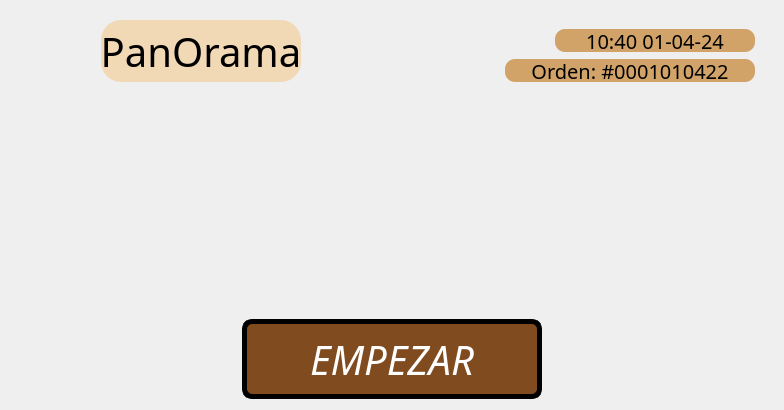
      <widget class="QWidget" name="Inicio">
       <layout class="QVBoxLayout" name="verticalLayout">
        <item>
         <widget class="QWidget" name="widget_2" native="true">
          <property name="minimumSize">
           <size>
            <width>762</width>
            <height>80</height>
           </size>
          </property>
          <property name="maximumSize">
           <size>
            <width>16777215</width>
            <height>80</height>
           </size>
          </property>
          <layout class="QHBoxLayout" name="horizontalLayout_2">
           <item>
            <widget class="QLabel" name="label">
             <property name="minimumSize">
              <size>
               <width>75</width>
               <height>75</height>
              </size>
             </property>
             <property name="maximumSize">
              <size>
               <width>75</width>
               <height>75</height>
              </size>
             </property>
             <property name="text">
              <string/>
             </property>
             <property name="pixmap">
              <pixmap resource="resources/resources.qrc">:/Logo/bitmap.png</pixmap>
             </property>
            </widget>
           </item>
           <item>
            <widget class="QLabel" name="mark_label">
             <property name="minimumSize">
              <size>
               <width>200</width>
               <height>0</height>
              </size>
             </property>
             <property name="maximumSize">
              <size>
               <width>200</width>
               <height>80</height>
              </size>
             </property>
             <property name="font">
              <font>
               <family>Pacifico</family>
               <pointsize>30</pointsize>
               <weight>50</weight>
               <italic>false</italic>
               <bold>false</bold>
               <underline>false</underline>
              </font>
             </property>
             <property name="styleSheet">
              <string notr="true">background-color: rgb(241, 217, 182);
border-radius: 20px;</string>
             </property>
             <property name="text">
              <string>PanOrama</string>
             </property>
             <property name="alignment">
              <set>Qt::AlignCenter</set>
             </property>
            </widget>
           </item>
           <item>
            <spacer name="horizontalSpacer_3">
             <property name="orientation">
              <enum>Qt::Horizontal</enum>
             </property>
             <property name="sizeHint" stdset="0">
              <size>
               <width>40</width>
               <height>20</height>
              </size>
             </property>
            </spacer>
           </item>
           <item alignment="Qt::AlignLeft|Qt::AlignVCenter">
            <widget class="QWidget" name="widget_3" native="true">
             <property name="layoutDirection">
              <enum>Qt::RightToLeft</enum>
             </property>
             <property name="autoFillBackground">
              <bool>false</bool>
             </property>
             <layout class="QVBoxLayout" name="verticalLayout_2">
              <property name="spacing">
               <number>15</number>
              </property>
              <item>
               <widget class="QLabel" name="time_label_0">
                <property name="minimumSize">
                 <size>
                  <width>200</width>
                  <height>23</height>
                 </size>
                </property>
                <property name="maximumSize">
                 <size>
                  <width>200</width>
                  <height>23</height>
                 </size>
                </property>
                <property name="font">
                 <font>
                  <family>Cascadia Mono</family>
                  <pointsize>15</pointsize>
                  <weight>50</weight>
                  <bold>false</bold>
                 </font>
                </property>
                <property name="styleSheet">
                 <string notr="true">background-color: rgb(209, 163, 104);
border-radius: 10px;</string>
                </property>
                <property name="text">
                 <string>10:40 01-04-24</string>
                </property>
                <property name="alignment">
                 <set>Qt::AlignCenter</set>
                </property>
                <property name="margin">
                 <number>0</number>
                </property>
                <property name="indent">
                 <number>5</number>
                </property>
               </widget>
              </item>
              <item>
               <widget class="QLabel" name="order_label_0">
                <property name="minimumSize">
                 <size>
                  <width>250</width>
                  <height>23</height>
                 </size>
                </property>
                <property name="maximumSize">
                 <size>
                  <width>250</width>
                  <height>23</height>
                 </size>
                </property>
                <property name="font">
                 <font>
                  <family>Cascadia Mono</family>
                  <pointsize>15</pointsize>
                 </font>
                </property>
                <property name="styleSheet">
                 <string notr="true">background-color: rgb(209, 163, 104);
border-radius: 10px;</string>
                </property>
                <property name="text">
                 <string>Orden: #0001010422</string>
                </property>
                <property name="alignment">
                 <set>Qt::AlignCenter</set>
                </property>
               </widget>
              </item>
             </layout>
            </widget>
           </item>
          </layout>
         </widget>
        </item>
        <item>
         <widget class="QWidget" name="widget" native="true">
          <layout class="QHBoxLayout" name="horizontalLayout_3">
           <property name="leftMargin">
            <number>0</number>
           </property>
           <property name="topMargin">
            <number>0</number>
           </property>
           <property name="rightMargin">
            <number>0</number>
           </property>
           <property name="bottomMargin">
            <number>0</number>
           </property>
           <item>
            <spacer name="horizontalSpacer">
             <property name="orientation">
              <enum>Qt::Horizontal</enum>
             </property>
             <property name="sizeHint" stdset="0">
              <size>
               <width>40</width>
               <height>20</height>
              </size>
             </property>
            </spacer>
           </item>
           <item>
            <widget class="QWidget" name="widget_4" native="true">
             <layout class="QVBoxLayout" name="verticalLayout_4">
              <property name="leftMargin">
               <number>0</number>
              </property>
              <property name="topMargin">
               <number>0</number>
              </property>
              <property name="rightMargin">
               <number>0</number>
              </property>
              <property name="bottomMargin">
               <number>0</number>
              </property>
              <item>
               <widget class="QWidget" name="widget_39" native="true">
                <property name="minimumSize">
                 <size>
                  <width>300</width>
                  <height>216</height>
                 </size>
                </property>
                <property name="maximumSize">
                 <size>
                  <width>300</width>
                  <height>216</height>
                 </size>
                </property>
                <property name="styleSheet">
                 <string notr="true">border-radius: 30px;
background-image: url(:/Imagenes/publicidad.png);
</string>
                </property>
                <layout class="QVBoxLayout" name="verticalLayout_18">
                 <property name="leftMargin">
                  <number>0</number>
                 </property>
                 <property name="topMargin">
                  <number>0</number>
                 </property>
                 <property name="rightMargin">
                  <number>0</number>
                 </property>
                 <property name="bottomMargin">
                  <number>0</number>
                 </property>
                </layout>
               </widget>
              </item>
              <item>
               <widget class="QPushButton" name="empezar_button">
                <property name="minimumSize">
                 <size>
                  <width>300</width>
                  <height>80</height>
                 </size>
                </property>
                <property name="font">
                 <font>
                  <family>Cascadia Mono</family>
                  <pointsize>30</pointsize>
                  <italic>true</italic>
                 </font>
                </property>
                <property name="styleSheet">
                 <string notr="true">QPushButton{
background-color: rgb(128, 75, 31);
border-style: solid;
border-color: black;
border-width: 5px;
border-radius: 10px;
color: white;
}

QPushButton:pressed {
border-style: inset;
border-width: 1px;
background-color: rgb(191, 143, 94);
color: white;
}</string>
                </property>
                <property name="text">
                 <string>EMPEZAR</string>
                </property>
               </widget>
              </item>
             </layout>
            </widget>
           </item>
           <item>
            <spacer name="horizontalSpacer_2">
             <property name="orientation">
              <enum>Qt::Horizontal</enum>
             </property>
             <property name="sizeHint" stdset="0">
              <size>
               <width>40</width>
               <height>20</height>
              </size>
             </property>
            </spacer>
           </item>
          </layout>
         </widget>
        </item>
       </layout>
      </widget>
